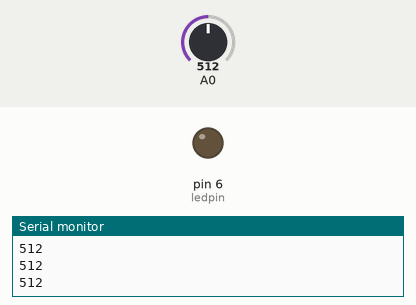
Simulated run of this sketch. Board: Arduino Uno, built with avr-gcc and run on an emulated ATmega328P. Shown: output pins drawn as LEDs (lit = HIGH), the last lines printed to the serial monitor. The test bench sets the inputs (shaded band); at power-on: A0 = 512.

Above: at 1.2 s.
1.3 s: A0 set to 486
At 1.7 s:
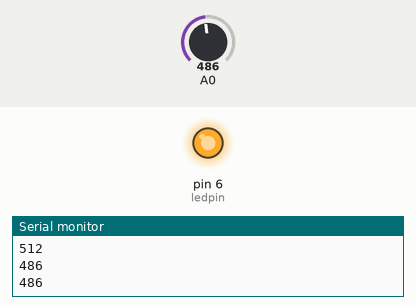
2.9 s: A0 set to 510
At 4.2 s:
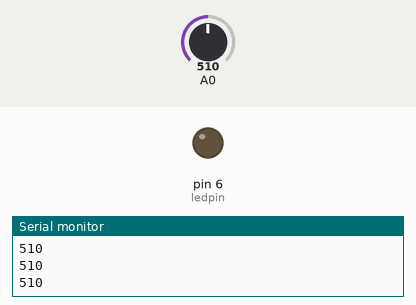
4.5 s: A0 set to 490
At 5.5 s:
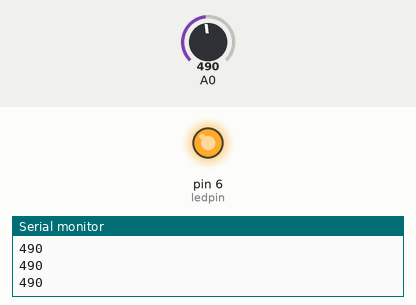
Timing chart, 0 to 7.5 s (numbered marks = the images above; inputs shaded):
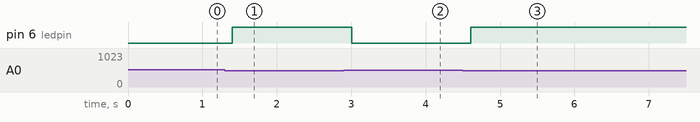

Measured:
- the behaviour switches between 500 and 499 on A0 (found by bisection; images 0 and 1)
- after the input at 1.3 s, pin 6 (ledpin): LOW → HIGH after 0.10 s
- after the input at 2.9 s, pin 6 (ledpin): HIGH → LOW after 0.11 s
- after the input at 4.5 s, pin 6 (ledpin): LOW → HIGH after 0.11 s

The sketch:

ldr.c.ino
```cpp
#include<LiquidCrystal.h>
LiquidCrystal lcd(7,8,9,10,11,12);

int ledpin=6;
int threshold=500;


void setup() {
 pinMode(A0,INPUT);
  pinMode(ledpin,OUTPUT);
  Serial.begin(9600);
}
void loop() {
  int ldrvalue =  analogRead(A0);
  Serial.println(ldrvalue);
  if(ldrvalue<threshold)
  {
    digitalWrite(ledpin,HIGH);

  }else
  {
    digitalWrite(ledpin,LOW);

  }
delay(200);

}
```
